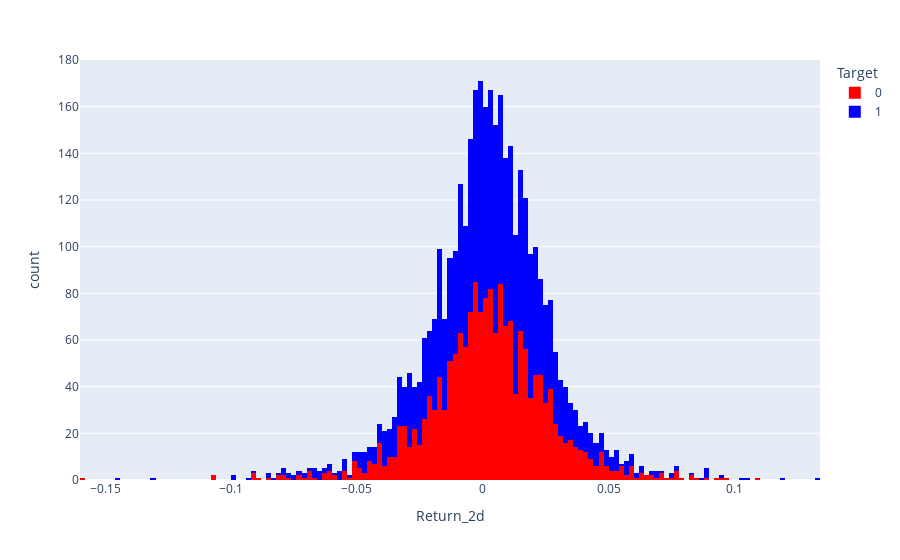

Source (notebook cell):
### Code cell
px.histogram(stock_df, x = 'Return_2d', color = 'Target', color_discrete_sequence = ['red', 'blue'])

### Figure 1 — Plotly figure (JSON) as saved in the notebook; plotly's stock layout.template omitted (floating-point values rounded to 4 significant figures; data arrays with more than 128 entries replaced by an {"elided": "..."} marker saying what was removed)
{"data": [{"bingroup": "x", "hovertemplate": "Target=0<br>Return_2d=%{x}<br>count=%{y}<extra></extra>", "legendgroup": "0", "marker": {"color": "red", "pattern": {"shape": ""}}, "name": "0", "orientation": "v", "showlegend": true, "type": "histogram", "x": {"elided": "1817 float values"}, "xaxis": "x", "yaxis": "y"}, {"bingroup": "x", "hovertemplate": "Target=1<br>Return_2d=%{x}<br>count=%{y}<extra></extra>", "legendgroup": "1", "marker": {"color": "blue", "pattern": {"shape": ""}}, "name": "1", "orientation": "v", "showlegend": true, "type": "histogram", "x": {"elided": "2048 float values"}, "xaxis": "x", "yaxis": "y"}], "layout": {"barmode": "relative", "legend": {"title": {"text": "Target"}, "tracegroupgap": 0}, "margin": {"t": 60}, "xaxis": {"anchor": "y", "domain": [0, 1], "title": {"text": "Return_2d"}}, "yaxis": {"anchor": "x", "domain": [0, 1], "title": {"text": "count"}}}}
